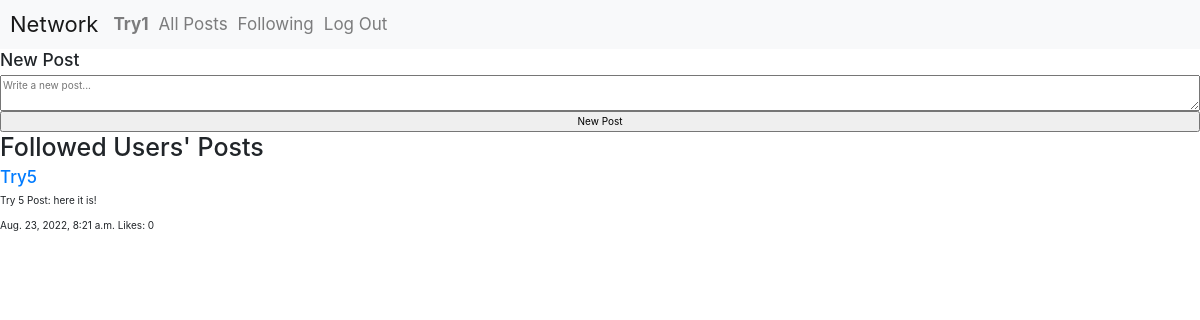
The page /following-page (signed in) on the database as committed earlier.
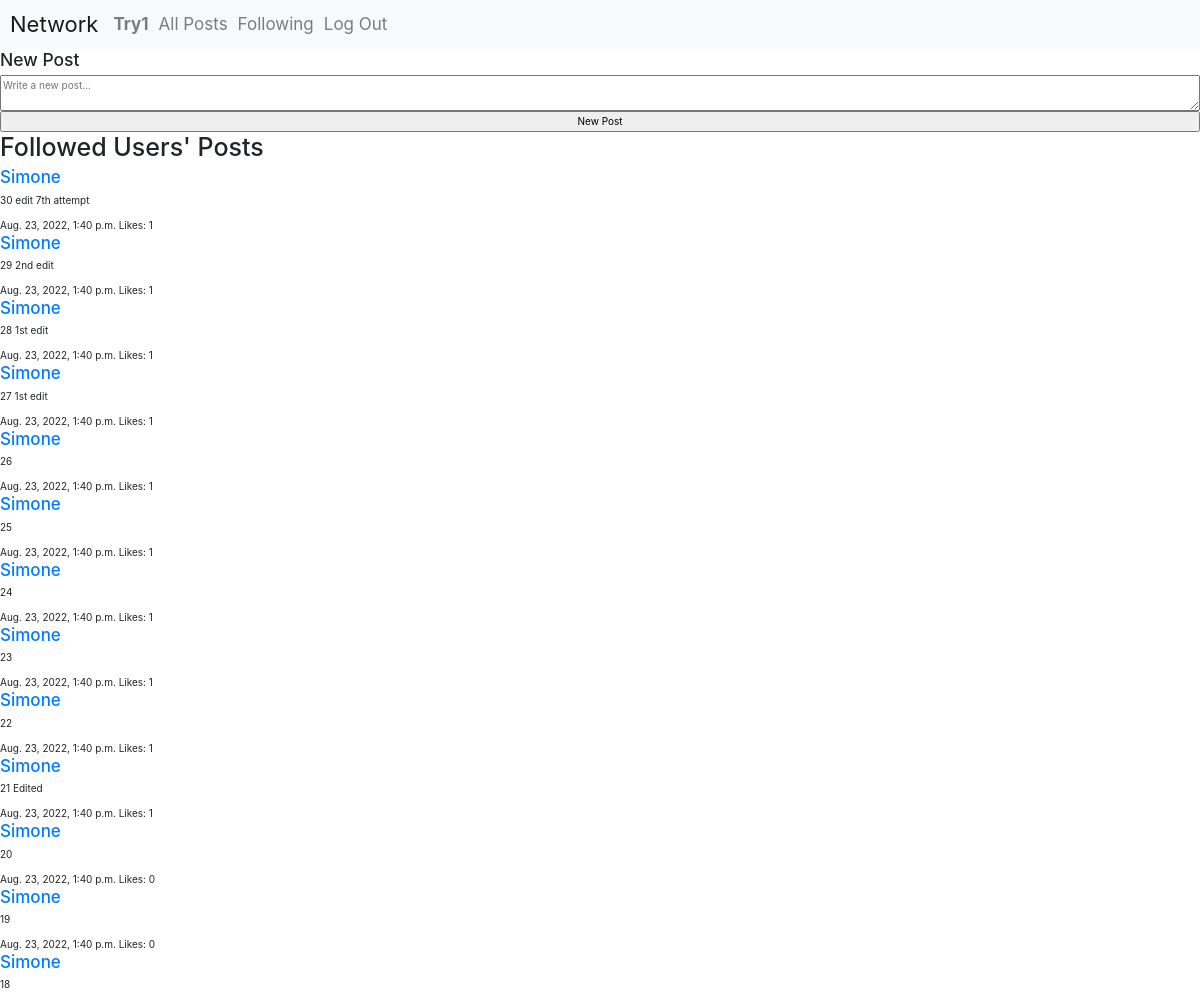
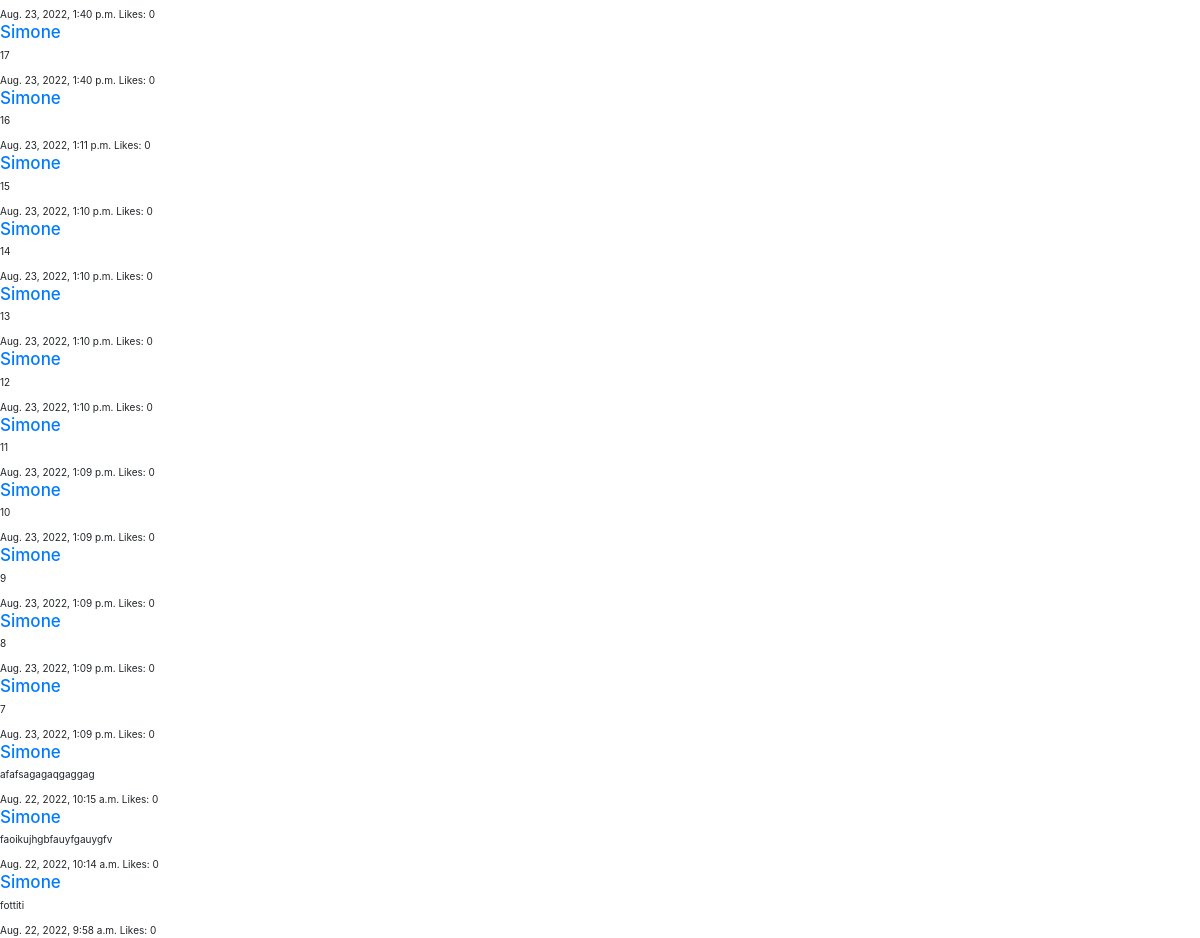
The same page on the database as committed later (2 pictures, top to bottom).
### network/models.py (models this page shows, shortened)
class Post(models.Model):
    user = models.ForeignKey(User, on_delete=models.CASCADE, default=None)
    post_content = models.TextField(max_length=1024)
    creation_date = models.DateTimeField(auto_now_add=True)
    likes = models.IntegerField(default=0)

class User(AbstractUser):
    followers_list = models.ManyToManyField("User", default=None, blank=True, related_name="followers")
    following_list = models.ManyToManyField("User", default=None, blank=True, related_name="following")
    liked_posts = models.ManyToManyField("Post", default=None, blank=True, related_name="liked_posts")

### network/views.py (the view)
# urls.py: path("following-page", views.following_page, name="following-page"),
@login_required(login_url="login")
def following_page(request):
    usersFollowed = request.user.following_list.all()
    posts = Post.objects.filter(user__in=usersFollowed).order_by("-creation_date")
    return render(request, "network/following.html", {
        "posts": posts
    })

### network/templates/network/following.html (shortened to what this page needs)
{% extends "network/layout.html" %}
{% block body %}
    <div id="following-page" class="page-wrapper">
         <div class="new-post-container width-100 flex-container vertical-row">
            <h3>New Post</h3>
            <form action="{% url 'new-post' %}" method="post">
                <div class="flex-container vertical-row">
                    <textarea id="new-post-text" name="new-post-text" placeholder="Write a new post..." autofocus></textarea>
                    <input type="submit" value="New Post" class="button" />
                </div>
            </form>
        </div>
        <h1>Followed Users' Posts</h1>
        <div class="following-posts-container">
            {% for post in posts %}
            <div class="post">
                <h4>
                    <a href="profile/{{ post.user.username }}">{{ post.user.username }}</a>
                </h4>
                <p>{{ post.post_content }}</p>
                <span>{{ post.creation_date }}</span>
                <span>Likes: {{ post.likes }}</span>
            </div>
            {% endfor %}
        </div>
    </div>
{% endblock %}

Rows that differ between the two databases and show on the page:
no longer on this page (row unchanged): Post: user.username "Try5", post_content "Try 5 Post: here it is!", creation_date "Aug. 23, 2022, 8:21 a.m.", likes "0"
now on this page (row edited): Post: user.username "Simone", post_content "30 edit 7th attempt", creation_date "Aug. 23, 2022, 1:40 p.m.", likes "1"
now on this page (row edited): Post: user.username "Simone", post_content "29 2nd edit", creation_date "Aug. 23, 2022, 1:40 p.m.", likes "1"
now on this page (row edited): Post: user.username "Simone", post_content "28 1st edit", creation_date "Aug. 23, 2022, 1:40 p.m.", likes "1"
now on this page (row edited): Post: user.username "Simone", post_content "27 1st edit", creation_date "Aug. 23, 2022, 1:40 p.m.", likes "1"
now on this page (row edited): Post: user.username "Simone", post_content "26", creation_date "Aug. 23, 2022, 1:40 p.m.", likes "1"
now on this page (row edited): Post: user.username "Simone", post_content "25", creation_date "Aug. 23, 2022, 1:40 p.m.", likes "1"
now on this page (row edited): Post: user.username "Simone", post_content "24", creation_date "Aug. 23, 2022, 1:40 p.m.", likes "1"
now on this page (row edited): Post: user.username "Simone", post_content "23", creation_date "Aug. 23, 2022, 1:40 p.m.", likes "1"
now on this page (row edited): Post: user.username "Simone", post_content "22", creation_date "Aug. 23, 2022, 1:40 p.m.", likes "1"
now on this page (row edited): Post: user.username "Simone", post_content "21 Edited", creation_date "Aug. 23, 2022, 1:40 p.m.", likes "1"
now on this page (row unchanged): Post: user.username "Simone", post_content "20", creation_date "Aug. 23, 2022, 1:40 p.m.", likes "0"
now on this page (row unchanged): Post: user.username "Simone", post_content "19", creation_date "Aug. 23, 2022, 1:40 p.m.", likes "0"
now on this page (row unchanged): Post: user.username "Simone", post_content "18", creation_date "Aug. 23, 2022, 1:40 p.m.", likes "0"
now on this page (row unchanged): Post: user.username "Simone", post_content "17", creation_date "Aug. 23, 2022, 1:40 p.m.", likes "0"
now on this page (row unchanged): Post: user.username "Simone", post_content "16", creation_date "Aug. 23, 2022, 1:11 p.m.", likes "0"
now on this page (row unchanged): Post: user.username "Simone", post_content "15", creation_date "Aug. 23, 2022, 1:10 p.m.", likes "0"
now on this page (row unchanged): Post: user.username "Simone", post_content "14", creation_date "Aug. 23, 2022, 1:10 p.m.", likes "0"
now on this page (row unchanged): Post: user.username "Simone", post_content "13", creation_date "Aug. 23, 2022, 1:10 p.m.", likes "0"
now on this page (row unchanged): Post: user.username "Simone", post_content "12", creation_date "Aug. 23, 2022, 1:10 p.m.", likes "0"
now on this page (row unchanged): Post: user.username "Simone", post_content "11", creation_date "Aug. 23, 2022, 1:09 p.m.", likes "0"
now on this page (row unchanged): Post: user.username "Simone", post_content "10", creation_date "Aug. 23, 2022, 1:09 p.m.", likes "0"
now on this page (row unchanged): Post: user.username "Simone", post_content "9", creation_date "Aug. 23, 2022, 1:09 p.m.", likes "0"
now on this page (row unchanged): Post: user.username "Simone", post_content "8", creation_date "Aug. 23, 2022, 1:09 p.m.", likes "0"
now on this page (row unchanged): Post: user.username "Simone", post_content "7", creation_date "Aug. 23, 2022, 1:09 p.m.", likes "0"
now on this page (row unchanged): Post: user.username "Simone", post_content "afafsagagaqgaggag", creation_date "Aug. 22, 2022, 10:15 a.m.", likes "0"
now on this page (row unchanged): Post: user.username "Simone", post_content "faoikujhgbfauyfgauygfv", creation_date "Aug. 22, 2022, 10:14 a.m.", likes "0"
now on this page (row unchanged): Post: user.username "Simone", post_content "fottiti", creation_date "Aug. 22, 2022, 9:58 a.m.", likes "0"
